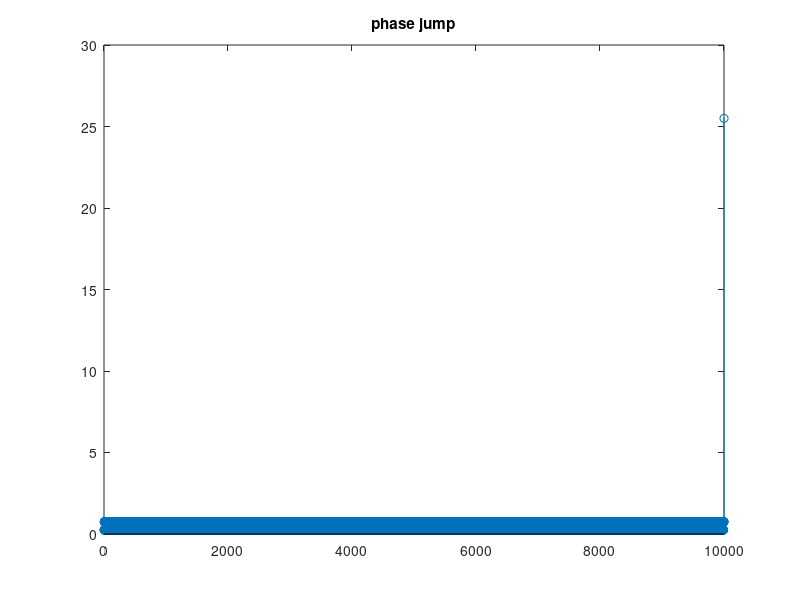
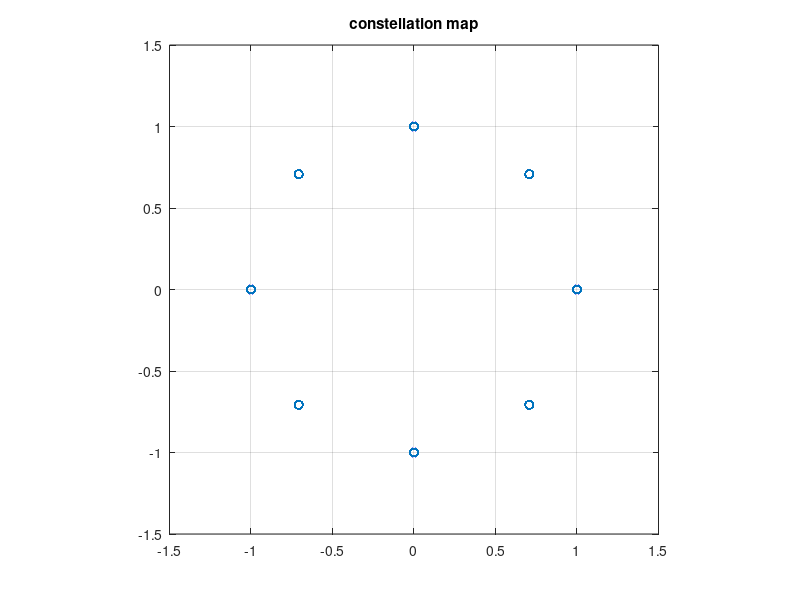
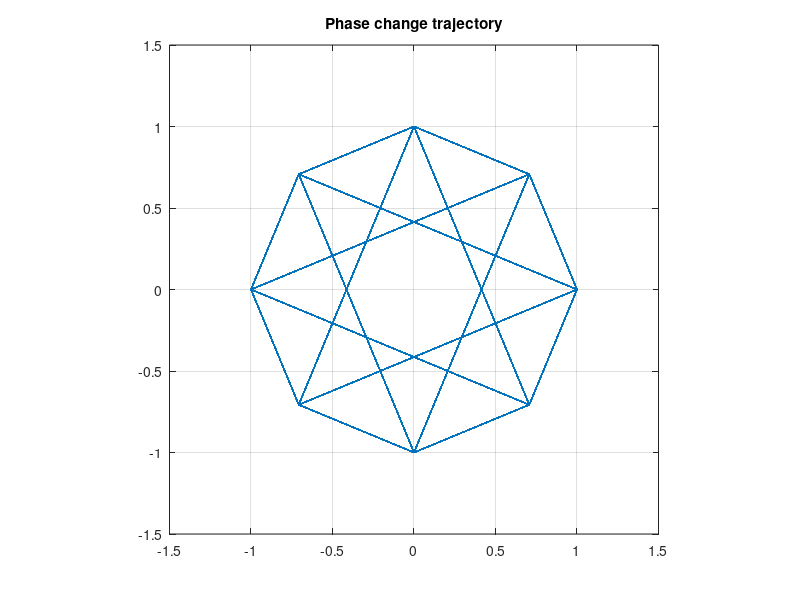

These figures' MATLAB source, in order: (Note: this script raises an error after producing the figures.)
% pi/4DQPSK
clc
clear

Rs=10e2;                                        %bit ratio
Ts=1/Rs;
N=10000;                                          %Number of bits to process
fc=10e3;                                        %carrier frequency
fs=10e4;                                        %sample frequency
T=1/fs;
t=(0:(round(N*Ts/T)-1))*T;
r=Ts/T;

a=rand(1,N)>0.5;                               %bit symbol

%% serial-to-paralle
Idata=a(1:2:end);
Idata=repmat(Idata,2,1);
Idata=Idata(:)';

Qdata=a(2:2:end);
Qdata=repmat(Qdata,2,1);
Qdata=Qdata(:)';

%% Qdata delay one bit
Qdata=[0,Qdata(1:end-1)];

%% Gray coded
% 00->0->  pi/4
% 01->1-> 3pi/4
% 10->2-> -pi/4
% 11->3->-3pi/4
two_bits_decimal = [2,1]*[Qdata;Idata];
phase_code=pi*[1/4,3/4,-1/4,-3/4];
phi=phase_code(two_bits_decimal+1);
phi=cumsum(phi);
%From here only the phase jump of pi/4 and 3pi/4 can be seen.
figure
stem(abs(phi/pi-[phi(2:end),0]/pi));                
title('phase jump')
phi_sample=repmat(phi,r,1);
phi_sample=phi_sample(:)';
%% constellation
j=sqrt(-1);
s=cos(phi)+sin(phi)*j;
%aaa=sum((cos(phi)>=-0.1)&(cos(phi)<=0.1))+sum((cos(phi)>=-1.1)&(cos(phi)<=-0.9))+sum((cos(phi)>=0.9)&(cos(phi)<=1.1))
figure
plot(s,'o')
grid on;axis('equal',[-1.5 1.5 -1.5 1.5]);
title('constellation map')
figure
plot(s)
grid on;axis('equal',[-1.5 1.5 -1.5 1.5]);
title('Phase change trajectory')
%% carrier wave
xc=cos(2*pi*fc*t);
xs=sin(2*pi*fc*t);

%% pi4DQPSK
A=1;    %amplitude
pi4DQPSK_signal=A*(cos(phi_sample).*xc-sin(phi_sample).*xs);

figure
plotSpectral(pi4DQPSK_signal,fs)

s_complex=cos(phi_sample)+sin(phi_sample)*j;
